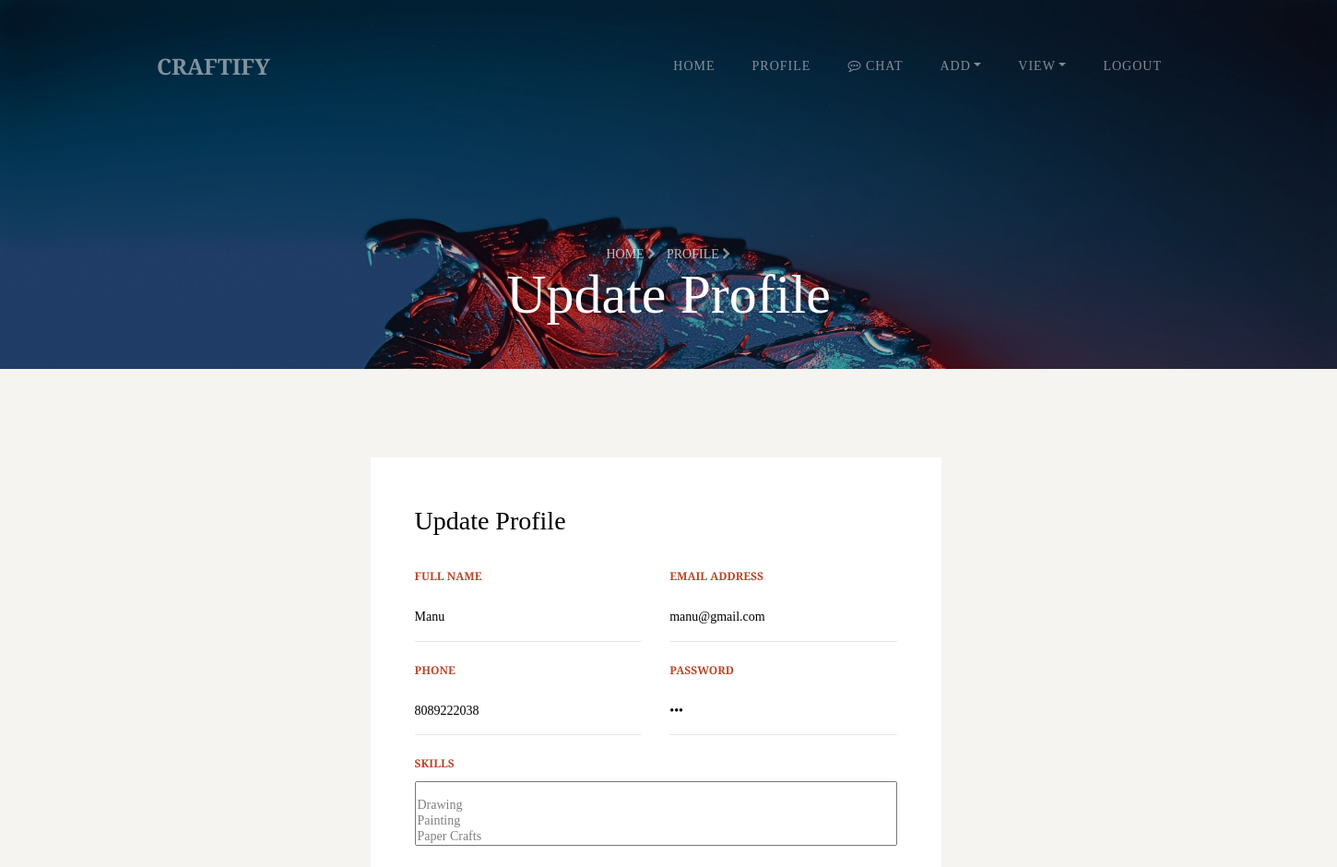
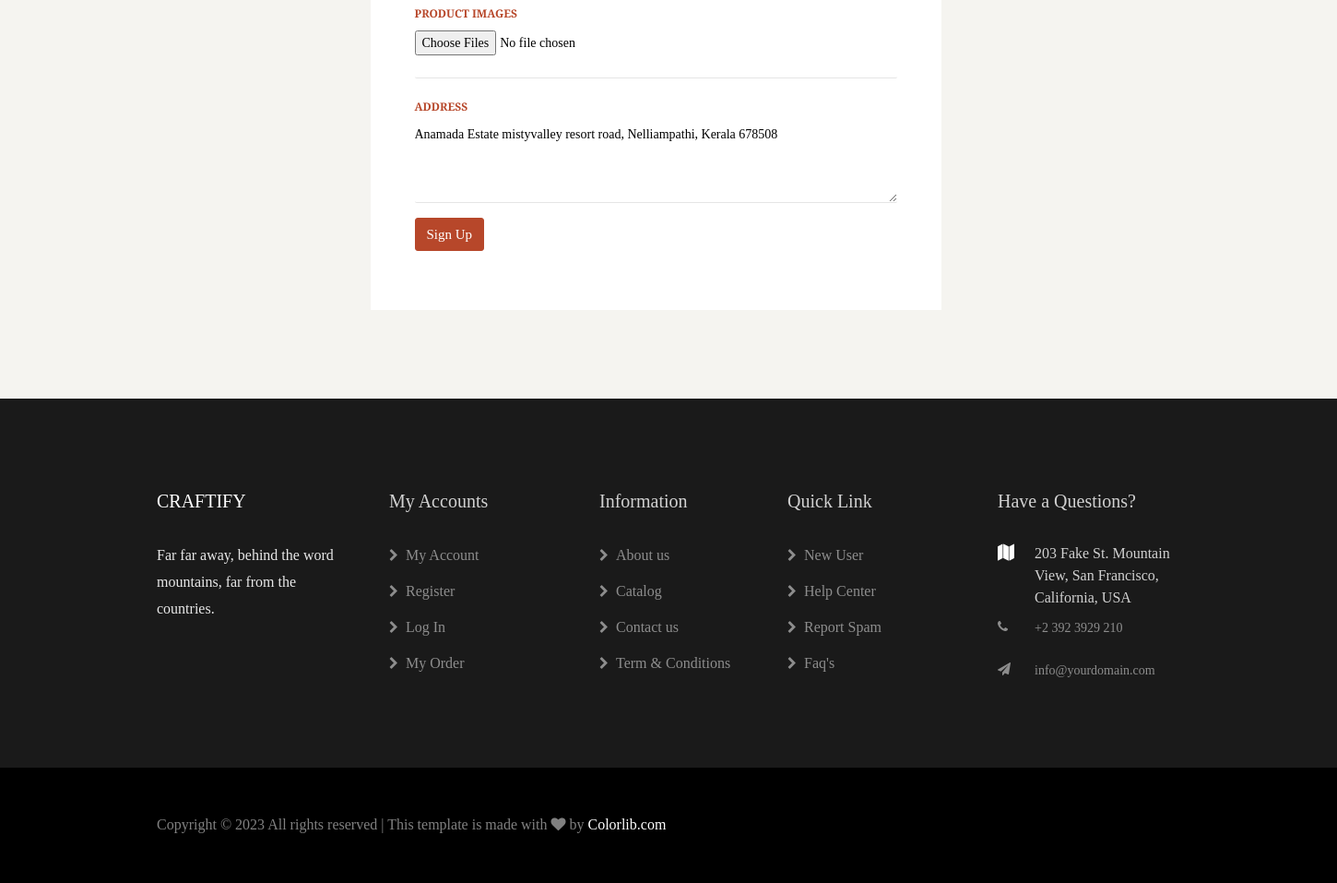
Page /updateProfile/ (signed in) on the committed database (2 pictures, top to bottom).
### CraftifyApp/models.py (models this page shows, shortened)
class Artist(models.Model):
    name = models.CharField(max_length=100)
    email = models.EmailField(max_length=100)
    phone = models.IntegerField()
    skills = models.CharField(max_length=200)
    image1 = models.ImageField(upload_to="image")
    image2 = models.ImageField(upload_to="image")
    image3 = models.ImageField(upload_to="image")
    address = models.CharField(max_length=300)
    status = models.CharField(max_length=100, default="Not Paid")
    loginid = models.ForeignKey(Login, on_delete=models.CASCADE, default=1)
    def __str__(self):
        return self.name

class Login(AbstractUser):
    userType = models.CharField(max_length=100)
    viewPass = models.CharField(max_length=100, null=True)
    regDate = models.DateField(null=True)

### CraftifyApp/views.py (the view, shortened to what this page needs)
# urls.py: path("updateProfile/", views.updateProfile),
def updateProfile(request):
    uid = request.session["uid"]
    myProfile = Artist.objects.get(loginid_id__id=uid)
    print(myProfile)
    return render(request, "ARTIST/updateProfile.html", {"myProfile": myProfile})

### templates/ARTIST/updateProfile.html (shortened to what this page needs)
{% extends 'ARTIST/artistBase.html' %}
{% block header %}
<section class="hero-wrap hero-wrap-2" style="background-image: url('../static/images/bg_2.jpg');"
    data-stellar-background-ratio="0.5">
    <div class="overlay"></div>
    <div class="container">
        <div class="row no-gutters slider-text align-items-end justify-content-center">
            <div class="col-md-9 ftco-animate mb-5 text-center">
                <p class="breadcrumbs mb-0"><span class="mr-2"><a href="/">Home <i
                                class="fa fa-chevron-right"></i></a></span> <span>Profile <i
                            class="fa fa-chevron-right"></i></span></p>
                <h2 class="mb-0 bread">Update Profile</h2>
            </div>
        </div>
    </div>
</section>
<section class="ftco-section bg-light">
    <div class="container" style="margin: 0 25%;">
        <div class="row justify-content-center">
            <div class="col-md-12">
                <div class="wrapper px-md-4">
                    <div class="row no-gutters">
                        <div class="col-md-7">
                            <div class="contact-wrap w-100 p-md-5 p-4">
                                <h3 class="mb-4">Update Profile</h3>
                                <form method="POST" id="contactForm" name="contactForm" class="contactForm"
                                    enctype="multipart/form-data">
                                    <div class="row">
                                        <div class="col-md-6">
                                            <div class="form-group">
                                                <label class="label" for="email">Full Name</label>
                                                <input type="text" class="form-control" value="{{myProfile.name}}"
                                                    name="name" id="email" placeholder="Name" required>
                                            </div>
                                        </div>
                                        <div class="col-md-6">
                                            <div class="form-group">
                                                <label class="label" for="email">Email Address</label>
                                                <input type="email" class="form-control"
                                                    pattern="[a-z0-9._%+-]+@[a-z0-9.-]+\.[a-z]{2,4}$" name="email"
                                                    id="email" placeholder="Email" value="{{myProfile.email}}" required>
                                            </div>
                                        </div>
                                        <div class="col-md-6">
                                            <div class="form-group">
                                                <label class="label" for="email">Phone</label>
                                                <input type="text" class="form-control" pattern="[6789][0-9]+"
                                                    maxlength="10" minlength="10" name="phone" id="email"
                                                    placeholder="Phone" value="{{myProfile.phone}}" required>
                                            </div>
                                        </div>
                                        <div class="col-md-6">
                                            <div class="form-group">
                                                <label class="label" for="name">Password</label>
                                                <input type="password" class="form-control" name="password" id="name"
                                                    placeholder="Password" value="{{myProfile.loginid.viewPass}}"
                                                    required>
                                            </div>
                                        </div>
                                        <div class="col-md-12">
                                            <div class="form-group">
                                                <label class="label" for="name">Skills</label>
                                                <select data-placeholder="Begin typing a name to filter..." multiple
                                                    class="chosen-select" name="skills" id="mySelect" required>
                                                    <option value=""></option>
                                                    <option>Drawing</option>
                                                    <option>Painting</option>
                                                    <option>Paper Crafts</option>
                                                    <option>Woodworking</option>
                                                </select>
                                            </div>
                                        </div>
                                        <div class="col-md-12">
                                            <div class="form-group">
                                                <label class="label" for="message">Product Images</label>
                                                <input class="form-control" name="image" type="file"
                                                    id="formFileMultiple" accept="image/*" multiple required>
                                            </div>
                                        </div>
                                        <div class="col-md-12">
                                            <div class="form-group">
                                                <label class="label" for="message">Address</label>
                                                <textarea name="address" class="form-control" id="message" cols="30"
                                                    rows="4" placeholder="Address"
                                                    required>{{myProfile.address}}</textarea>
                                            </div>
                                        </div>
                                        <div class="col-md-12">
                                            <div class="form-group">
                                                <input type="submit" value="Sign Up" class="btn btn-primary">
                                            </div>
                                        </div>
                                    </div>
                                </form>
                            </div>
                        </div>
                    </div>
                </div>
            </div>
        </div>
    </div>
</section>
<link href="https://cdn.rawgit.com/harvesthq/chosen/gh-pages/chosen.min.css" rel="stylesheet" />
{% endblock %}

### templates/ARTIST/updateProfile.html (style rules this page uses)
#mySelect { width: 100%; background: #fff; color: rgba(0, 0, 0, 0.5); font-size: 14px; border-radius: 2px; box-shadow: none !important; }

### rows in the picture
Artist: name "Manu", email "manu@gmail.com", phone "8089222038", address "Anamada Estate mistyvalley resort road, Nelliampathi, Kerala 678508"
